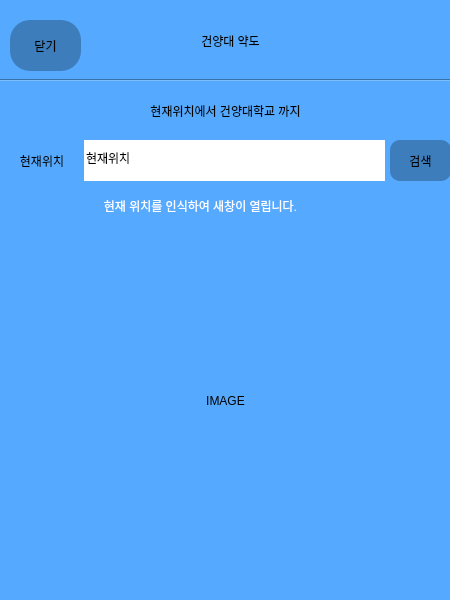
<?xml version="1.0" encoding="UTF-8"?>
<ui version="4.0">
 <class>Dialog</class>
 <widget class="QDialog" name="Dialog">
  <property name="geometry">
   <rect>
    <x>0</x>
    <y>0</y>
    <width>450</width>
    <height>600</height>
   </rect>
  </property>
  <property name="minimumSize">
   <size>
    <width>450</width>
    <height>600</height>
   </size>
  </property>
  <property name="maximumSize">
   <size>
    <width>450</width>
    <height>600</height>
   </size>
  </property>
  <property name="windowTitle">
   <string>I am your APP - 멋쟁이 괴짜들괴짜들</string>
  </property>
  <property name="windowIcon">
   <iconset>
    <normaloff>icon.jpg</normaloff>icon.jpg</iconset>
  </property>
  <property name="styleSheet">
   <string notr="true">
background-color: rgb(85, 170, 255);</string>
  </property>
  <widget class="Line" name="line">
   <property name="geometry">
    <rect>
     <x>0</x>
     <y>70</y>
     <width>451</width>
     <height>20</height>
    </rect>
   </property>
   <property name="styleSheet">
    <string notr="true"/>
   </property>
   <property name="orientation">
    <enum>Qt::Horizontal</enum>
   </property>
  </widget>
  <widget class="QPushButton" name="btn_Minimap_close">
   <property name="geometry">
    <rect>
     <x>10</x>
     <y>20</y>
     <width>71</width>
     <height>51</height>
    </rect>
   </property>
   <property name="styleSheet">
    <string notr="true">#btn_Minimap_close{
background-color: rgb(62, 125, 188);
border-style:outset;
font: 9pt &quot;휴먼편지체&quot;;
font: 18pt &quot;휴먼편지체&quot;;
border-radius:20px
}
#btn_Minimap_close:pressed
{
background-color: rgb(85, 190, 255)
}</string>
   </property>
   <property name="text">
    <string>닫기</string>
   </property>
  </widget>
  <widget class="QLabel" name="label">
   <property name="geometry">
    <rect>
     <x>110</x>
     <y>10</y>
     <width>241</width>
     <height>61</height>
    </rect>
   </property>
   <property name="styleSheet">
    <string notr="true">font: 26pt &quot;휴먼편지체&quot;;</string>
   </property>
   <property name="text">
    <string>건양대 약도</string>
   </property>
   <property name="alignment">
    <set>Qt::AlignCenter</set>
   </property>
  </widget>
  <widget class="QPushButton" name="btn_FindwayToKonyang">
   <property name="geometry">
    <rect>
     <x>390</x>
     <y>140</y>
     <width>61</width>
     <height>41</height>
    </rect>
   </property>
   <property name="styleSheet">
    <string notr="true">#btn_FindwayToKonyang{
background-color: rgb(62, 125, 188);
font: 14pt &quot;휴먼편지체&quot;;
border-style:outset;
border-radius:10px
}
#btn_FindwayToKonyang:pressed
{
background-color:rgb(85, 190, 255)
}</string>
   </property>
   <property name="text">
    <string>검색</string>
   </property>
  </widget>
  <widget class="QLabel" name="label_3">
   <property name="geometry">
    <rect>
     <x>10</x>
     <y>90</y>
     <width>431</width>
     <height>41</height>
    </rect>
   </property>
   <property name="styleSheet">
    <string notr="true">background-color: &quot;#BDD7EE&quot;;
border-style:outset;
font: 14pt &quot;휴먼편지체&quot;;
border-radius:20px</string>
   </property>
   <property name="text">
    <string>현재위치에서 건양대학교 까지</string>
   </property>
   <property name="alignment">
    <set>Qt::AlignCenter</set>
   </property>
  </widget>
  <widget class="QLabel" name="label_4">
   <property name="geometry">
    <rect>
     <x>30</x>
     <y>190</y>
     <width>341</width>
     <height>31</height>
    </rect>
   </property>
   <property name="styleSheet">
    <string notr="true">color: rgb(255, 255, 255);
font: 12pt &quot;휴먼편지체&quot;;</string>
   </property>
   <property name="text">
    <string>현재 위치를 인식하여 새창이 열립니다.</string>
   </property>
   <property name="alignment">
    <set>Qt::AlignCenter</set>
   </property>
  </widget>
  <widget class="QLabel" name="label_Minimap">
   <property name="geometry">
    <rect>
     <x>50</x>
     <y>260</y>
     <width>351</width>
     <height>281</height>
    </rect>
   </property>
   <property name="styleSheet">
    <string notr="true">font: 18pt &quot;휴먼편지체&quot;;</string>
   </property>
   <property name="text">
    <string>IMAGE</string>
   </property>
   <property name="alignment">
    <set>Qt::AlignCenter</set>
   </property>
  </widget>
  <widget class="QLineEdit" name="btn_CurrentLocation">
   <property name="geometry">
    <rect>
     <x>84</x>
     <y>140</y>
     <width>301</width>
     <height>41</height>
    </rect>
   </property>
   <property name="styleSheet">
    <string notr="true">background-color: rgb(255, 255, 255);
font: 12pt &quot;휴먼편지체&quot;;
border-style:outset;</string>
   </property>
   <property name="text">
    <string>현재위치</string>
   </property>
  </widget>
  <widget class="QLabel" name="label_5">
   <property name="geometry">
    <rect>
     <x>2</x>
     <y>140</y>
     <width>80</width>
     <height>41</height>
    </rect>
   </property>
   <property name="styleSheet">
    <string notr="true">background-color: &quot;#BDD7EE&quot;;
border-style:outset;
font: 12pt &quot;휴먼편지체&quot;;
border-radius:15px</string>
   </property>
   <property name="text">
    <string>현재위치</string>
   </property>
   <property name="alignment">
    <set>Qt::AlignCenter</set>
   </property>
  </widget>
 </widget>
 <resources/>
 <connections/>
</ui>
